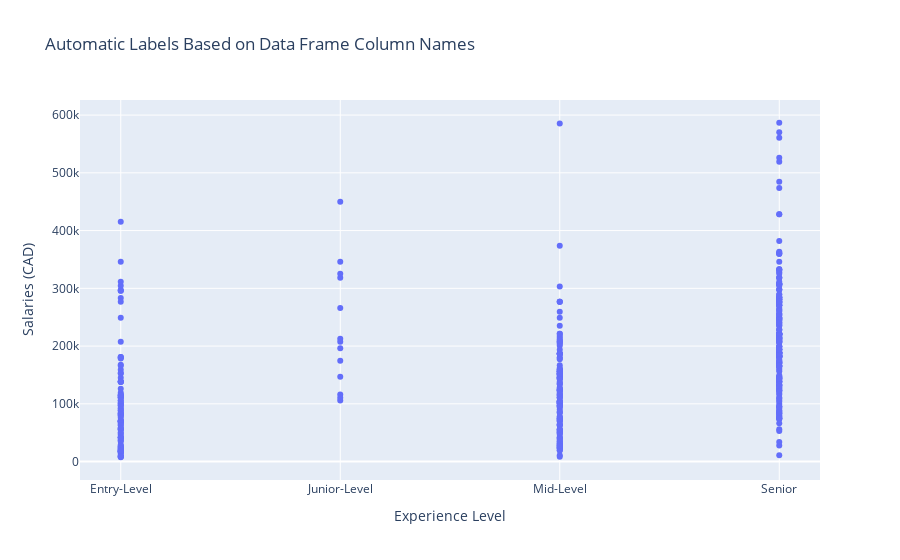
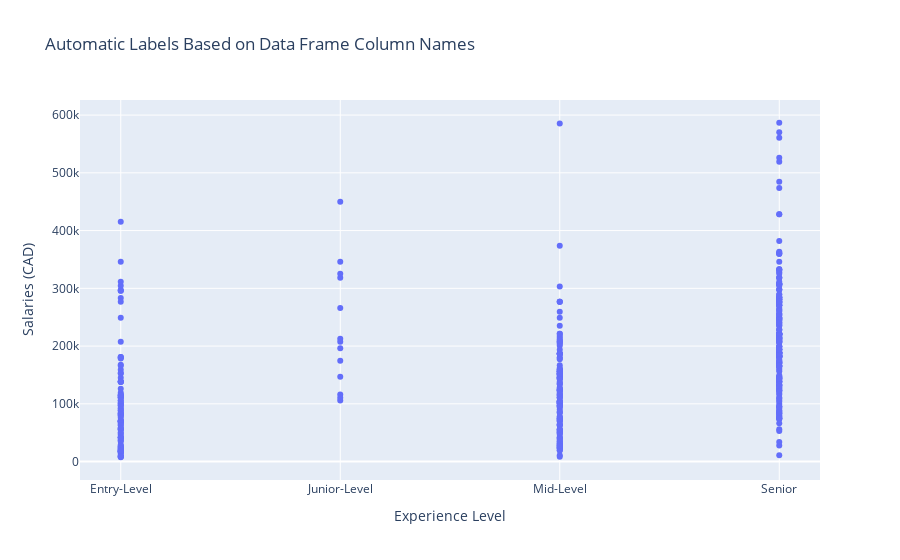

The cell these charts' notebook holds for them, in order:
### Markdown cell above
A scatterplot was created to examine the relationship between experience level and average salary within large companies, where structured pay scales are more common.

### Code cell
# Write your code here...
large_companies = updated_salaries.loc[updated_salaries['company_size'] == 'L']
large_companies

sp = px.scatter(large_companies,
                x="experience_level",
                y="salary_in_cad",
                title="Automatic Labels Based on Data Frame Column Names",
                labels={'salary_in_cad': 'Salaries (CAD)', 'experience_level': 'Experience Level'}
                )

sp.update_xaxes(
    categoryorder='array', 
    categoryarray= ['Entry-Level', 'Junior-Level', 'Mid-Level', 'Senior']
    )


sp.show()
sp.show()

### Figure 1 — Plotly figure (JSON) as saved in the notebook; plotly's stock layout.template omitted (floating-point values rounded to 4 significant figures; data arrays with more than 128 entries replaced by an {"elided": "..."} marker saying what was removed)
{"data": [{"hovertemplate": "Experience Level=%{x}<br>Salaries (CAD)=%{y}<extra></extra>", "legendgroup": "", "marker": {"color": "#636efa", "symbol": "circle"}, "mode": "markers", "name": "", "orientation": "v", "showlegend": false, "type": "scatter", "x": {"elided": "456 str values"}, "xaxis": "x", "y": {"elided": "456 float values"}, "yaxis": "y"}], "layout": {"legend": {"tracegroupgap": 0}, "title": {"text": "Automatic Labels Based on Data Frame Column Names"}, "xaxis": {"anchor": "y", "categoryarray": ["Entry-Level", "Junior-Level", "Mid-Level", "Senior"], "categoryorder": "array", "domain": [0, 1], "title": {"text": "Experience Level"}}, "yaxis": {"anchor": "x", "domain": [0, 1], "title": {"text": "Salaries (CAD)"}}}}

### Figure 2 — Plotly figure (JSON) as saved in the notebook; plotly's stock layout.template omitted (floating-point values rounded to 4 significant figures; data arrays with more than 128 entries replaced by an {"elided": "..."} marker saying what was removed)
{"data": [{"hovertemplate": "Experience Level=%{x}<br>Salaries (CAD)=%{y}<extra></extra>", "legendgroup": "", "marker": {"color": "#636efa", "symbol": "circle"}, "mode": "markers", "name": "", "orientation": "v", "showlegend": false, "type": "scatter", "x": {"elided": "456 str values"}, "xaxis": "x", "y": {"elided": "456 float values"}, "yaxis": "y"}], "layout": {"legend": {"tracegroupgap": 0}, "title": {"text": "Automatic Labels Based on Data Frame Column Names"}, "xaxis": {"anchor": "y", "categoryarray": ["Entry-Level", "Junior-Level", "Mid-Level", "Senior"], "categoryorder": "array", "domain": [0, 1], "title": {"text": "Experience Level"}}, "yaxis": {"anchor": "x", "domain": [0, 1], "title": {"text": "Salaries (CAD)"}}}}
